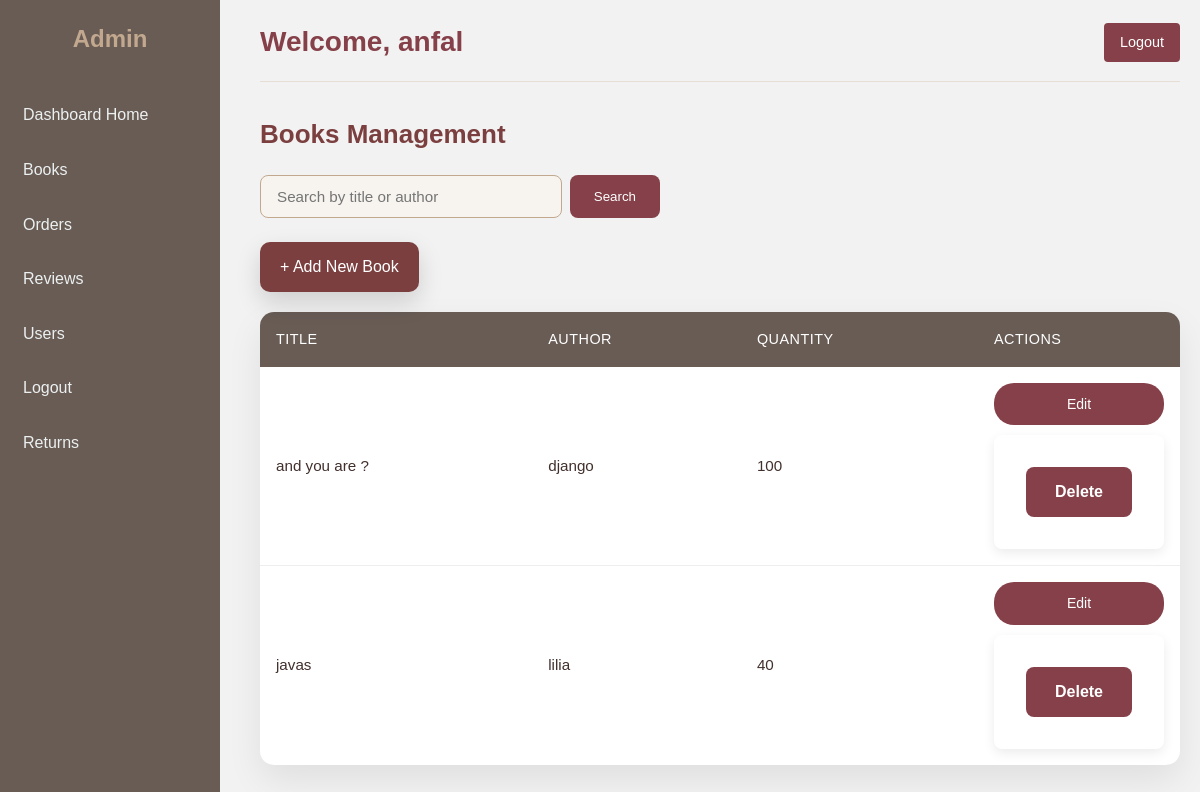
The page /dashboard/books/ (signed in) on the database its author committed.
### library_app/models.py (models this page shows, shortened)
class Book(models.Model):
    title = models.CharField(max_length=200)
    author = models.CharField(max_length=150)
    publication_date = models.DateField(blank=True, null=True)
    quantity = models.PositiveIntegerField(default=0)
    genres = models.ManyToManyField(Genre, related_name="books")
    reviews = models.DecimalField(max_digits=2, decimal_places=1, blank=True, null=True)
    description = models.TextField(blank=True, null=True)
    image = models.ImageField(upload_to="books/", blank=True, null=True)

### library_app/views.py (the view)
# urls.py: path('dashboard/books/', views.admin_books, name='admin_books'),
@login_required
def admin_books(request):
    factory = APIRequestFactory()
    api_request = factory.get("/admin/books/")
    api_request.user = request.user
    response = user_books(api_request)  # reuse books API
    return render(request, "library_app/admin_books.html", {
        "books": response.data
    })

### library_app/api/user.py (called while the page is built)
@api_view(['GET'])
def user_books(request):
    books = Book.objects.all()
    return Response(BookSerializer(books, many=True).data)

### library_app/templates/library_app/admin_books.html (shortened to what this page needs)
{% extends 'library_app/base_admin.html' %}
{% block content %}
<h2 class="page-title">Books Management</h2>
<form method="GET" action="{% url 'admin_books' %}" class="search-form">
    <input type="text" name="q" placeholder="Search by title or author" value="{{ request.GET.q }}">
    <button type="submit">Search</button>
</form>
<a href="{% url 'admin_add_book' %}" class="add-btn">+ Add New Book</a>
<table>
<tr>
    <th>Title</th>
    <th>Author</th>
    <th>Quantity</th>
    <th style="width: 170px;">Actions</th>
</tr>
{% for book in books %}
<tr>
    <td>{{ book.title }}</td>
    <td>{{ book.author }}</td>
    <td>{{ book.quantity }}</td>
    <td>
        <div class="actions-container">
            <a href="{% url 'admin_update_book' book.id %}" class="action-btn">
                Edit
            </a>
            <form method="POST" action="{% url 'admin_delete_book' book.id %}">
                <button type="submit" class="action-btn" onclick="return confirm('Are you sure you want to delete this book?');">
                    Delete
                </button>
            </form>
        </div>
    </td>
</tr>
{% empty %}
<tr>
    <td colspan="4">No books yet</td>
</tr>
{% endfor %}
</table>
{% endblock %}

### library_app/templates/library_app/base_admin.html (shortened to what this page needs)
{% load static %}
<!DOCTYPE html>
<html lang="en">
<head>
    <link rel="stylesheet" href="{% static 'css/admin.css' %}">
    <link rel="stylesheet" href="https://cdnjs.cloudflare.com/ajax/libs/font-awesome/6.4.0/css/all.min.css">
</head>
<body>
<div class="sidebar">
    <h2 style="text-align:center; color: #C2A88E;">Admin</h2>
    <a href="{% url 'admin_home' %}">Dashboard Home</a>
    <a href="{% url 'admin_books' %}">Books</a>
    <a href="{% url 'admin_orders' %}">Orders</a>
    <a href="{% url 'admin_reviews' %}">Reviews</a>
    <a href="{% url 'admin_users' %}">Users</a>
    <a href="{% url 'logout' %}">Logout</a>
    <a href="{% url 'admin_returns' %}">Returns</a>
</div>
<div class="main-content">
    <div class="header">
        <h1>Welcome, {{ request.user.first_name|default:request.user.username }}</h1>
        <a href="{% url 'logout' %}" class="logout-btn">Logout</a>
    </div>
    {% block content %}{% endblock %}
</div>
</body>
</html>

### library_app/static/CSS/admin.css (style rules this page uses)
:root { --admin-primary: #854049; --admin-primary-dark: #41302C; --admin-secondary: #685C55; --admin-accent: #C2A88E; --admin-light: #f7f4ef; --admin-lighter: #e6ded5; --admin-white: #ffffff; --admin-text: #41302C; --admin-text-light: #685C55; --admin-shadow: 0 4px 12px rgba(0,0,0,0.08); --admin-radius: 8px; }
* { margin: 0; padding: 0; box-sizing: border-box; }
body { font-family: 'Poppins', sans-serif; background-color: var(--admin-light); color: var(--admin-text); line-height: 1.6; }
.sidebar { width: 220px; background-color: var(--admin-secondary); height: 100vh; position: fixed; padding-top: 20px; color: var(--admin-white); }
.sidebar h2 { text-align: center; color: var(--admin-accent); margin-bottom: 2rem; padding: 0 1rem; }
.sidebar a { display: block; padding: 12px 20px; color: var(--admin-white); text-decoration: none; margin-bottom: 5px; border-radius: 4px; transition: all 0.3s ease; border-left: 3px solid transparent; }
.main-content { margin-left: 240px; padding: 20px; min-height: 100vh; }
.header { display: flex; justify-content: space-between; align-items: center; margin-bottom: 2rem; padding-bottom: 1rem; border-bottom: 1px solid var(--admin-lighter); }
.header h1 { margin: 0; color: var(--admin-primary); font-size: 1.75rem; }
.logout-btn { text-decoration: none; color: var(--admin-white); background-color: var(--admin-primary); padding: 8px 16px; border-radius: var(--admin-radius); font-size: 0.9rem; font-weight: 500; transition: all 0.3s ease; display: inline-flex; align-items: center; gap: 0.5rem; }
h2 { color: var(--admin-primary); margin-bottom: 1.5rem; font-size: 1.5rem; }
form[method="GET"] { display: flex; gap: 0.5rem; margin-bottom: 1.5rem; max-width: 400px; }
form[method="GET"] input { flex: 1; padding: 0.75rem 1rem; border: 1px solid var(--admin-accent); border-radius: var(--admin-radius); background: var(--admin-light); color: var(--admin-text); font-size: 0.95rem; }
form[method="GET"] button { padding: 0.75rem 1.5rem; background: var(--admin-primary); color: var(--admin-white); border: none; border-radius: var(--admin-radius); cursor: pointer; font-weight: 500; }
table { width: 100%; border-collapse: collapse; background: var(--admin-white); border-radius: var(--admin-radius); overflow: hidden; box-shadow: var(--admin-shadow); margin-bottom: 2rem; }
table th { background: var(--admin-secondary); color: var(--admin-white); padding: 1rem; text-align: left; font-weight: 500; font-size: 0.9rem; text-transform: uppercase; letter-spacing: 0.5px; }
table td { padding: 1rem; border-bottom: 1px solid var(--admin-lighter); font-size: 0.95rem; }
table tr:last-child td { border-bottom: none; }
table form { display: inline; margin: 0; }
table button { padding: 0.5rem 1rem; background: var(--admin-primary); color: var(--admin-white); border: none; border-radius: 4px; cursor: pointer; font-size: 0.85rem; font-weight: 500; transition: all 0.3s ease; }
form[method="POST"]:not(.table-form) { background: var(--admin-white); padding: 2rem; border-radius: var(--admin-radius); box-shadow: var(--admin-shadow); max-width: 600px; margin: 0 auto; }
.action-btn { width: 100%; padding: 0.6rem 0; background: var(--admin-primary); color: white; border: none; border-radius: 999px; cursor: pointer; font-size: 0.9rem; font-weight: 500; transition: all 0.25s ease; }
form[method="POST"] button[type="submit"] { width: 100%; padding: 1rem; background: var(--admin-primary); color: var(--admin-white); border: none; border-radius: var(--admin-radius); font-size: 1rem; font-weight: 600; cursor: pointer; transition: all 0.3s ease; }

### library_app/templates/library_app/base_admin.html (style rules this page uses)
body { font-family: Arial, sans-serif; background-color: #f2f2f2; margin: 0; }
.sidebar { width: 220px; background-color: #685C55; height: 100vh; position: fixed; padding-top: 20px; color: #ecf0f1; }
.sidebar a { display: block; padding: 12px 20px; color: #ecf0f1; text-decoration: none; margin-bottom: 5px; border-radius: 4px; }
.main-content { margin-left: 240px; padding: 20px; }
.header { display: flex; justify-content: space-between; align-items: center; }
.header h1 { margin: 0; color: #854049; }
.logout-btn { text-decoration: none; color: white; background-color: #854049; padding: 8px 16px; border-radius: 4px; }

### rows shown on the page
Book: title "and you are ?", author "django"
Book: title "javas", author "lilia"

### other values the page prints
{{ request.user.first_name|default:request.user.username }} "anfal"
{{ book.quantity }} "100" "40"
